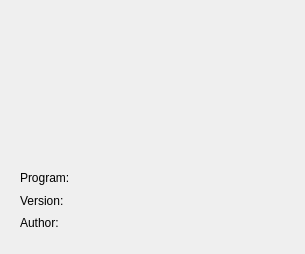
<?xml version="1.0" encoding="UTF-8"?>
<ui version="4.0">
 <class>MainWindow</class>
 <widget class="QMainWindow" name="MainWindow">
  <property name="geometry">
   <rect>
    <x>0</x>
    <y>0</y>
    <width>305</width>
    <height>254</height>
   </rect>
  </property>
  <property name="windowTitle">
   <string> About Window</string>
  </property>
  <widget class="QWidget" name="centralwidget">
   <widget class="QWidget" name="verticalLayoutWidget">
    <property name="geometry">
     <rect>
      <x>20</x>
      <y>170</y>
      <width>221</width>
      <height>61</height>
     </rect>
    </property>
    <layout class="QVBoxLayout" name="verticalLayout">
     <item>
      <widget class="QLabel" name="program_la">
       <property name="text">
        <string>Program: </string>
       </property>
      </widget>
     </item>
     <item>
      <widget class="QLabel" name="version_la">
       <property name="text">
        <string>Version: </string>
       </property>
      </widget>
     </item>
     <item>
      <widget class="QLabel" name="author_la">
       <property name="text">
        <string>Author: </string>
       </property>
      </widget>
     </item>
    </layout>
   </widget>
   <widget class="QLabel" name="logo_la">
    <property name="geometry">
     <rect>
      <x>10</x>
      <y>10</y>
      <width>281</width>
      <height>131</height>
     </rect>
    </property>
    <property name="text">
     <string/>
    </property>
    <property name="scaledContents">
     <bool>true</bool>
    </property>
   </widget>
  </widget>
 </widget>
 <resources/>
 <connections/>
</ui>
